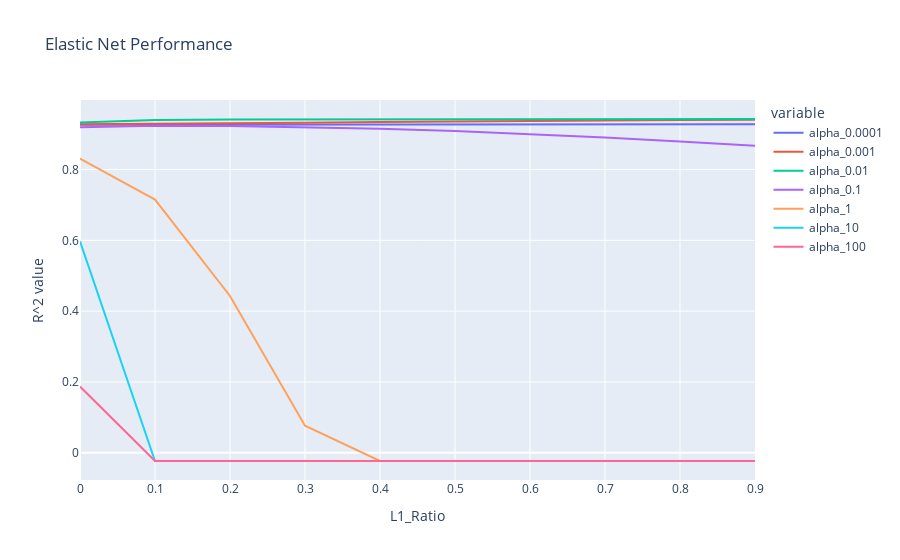

Here is the notebook cell this chart was saved with:
### Code cell
alphas = [0.0001, 0.001, 0.01, 0.1, 1, 10, 100]
l1_ratios = np.arange(0.0, 1.0, 0.1)

eNet = ElasticNet()

with warnings.catch_warnings():
    warnings.simplefilter("ignore")
    grid = GridSearchCV(eNet, {"alpha": alphas,
                               "l1_ratio": l1_ratios},
                        scoring='r2', cv=10)
    grid.fit(trainX, trainY)
    
# predY = grid.predict(testX)


scores_mean = grid.cv_results_['mean_test_score'].reshape(len(alphas),
                                                          len(l1_ratios))


elastic_net_performance = pd.DataFrame({
    "L1_Ratio" : l1_ratios
})

for idx, val in enumerate(alphas):
    alpha_str = "alpha_" + str(val)
    elastic_net_performance[alpha_str] = scores_mean[idx,:]
    
fig = px.line(elastic_net_performance, x="L1_Ratio",
                  y=[col for col in elastic_net_performance.columns if 'alpha' in col],
                 title="Elastic Net Performance").update_layout(
    yaxis_title="R^2 value"
)
fig.show()

### Figure 1 — Plotly figure (JSON) as saved in the notebook; plotly's stock layout.template omitted (floating-point values rounded to 4 significant figures)
{"data": [{"hovertemplate": "variable=alpha_0.0001<br>L1_Ratio=%{x}<br>value=%{y}<extra></extra>", "legendgroup": "alpha_0.0001", "line": {"color": "#636efa", "dash": "solid"}, "marker": {"symbol": "circle"}, "mode": "lines", "name": "alpha_0.0001", "orientation": "v", "showlegend": true, "type": "scatter", "x": [0, 0.1, 0.2, 0.3, 0.4, 0.5, 0.6, 0.7, 0.8, 0.9], "xaxis": "x", "y": [0.9268, 0.9269, 0.9271, 0.9272, 0.9274, 0.9275, 0.9276, 0.9278, 0.9279, 0.928], "yaxis": "y"}, {"hovertemplate": "variable=alpha_0.001<br>L1_Ratio=%{x}<br>value=%{y}<extra></extra>", "legendgroup": "alpha_0.001", "line": {"color": "#EF553B", "dash": "solid"}, "marker": {"symbol": "circle"}, "mode": "lines", "name": "alpha_0.001", "orientation": "v", "showlegend": true, "type": "scatter", "x": [0, 0.1, 0.2, 0.3, 0.4, 0.5, 0.6, 0.7, 0.8, 0.9], "xaxis": "x", "y": [0.928, 0.9291, 0.9306, 0.9324, 0.9343, 0.936, 0.9374, 0.9386, 0.9397, 0.9403], "yaxis": "y"}, {"hovertemplate": "variable=alpha_0.01<br>L1_Ratio=%{x}<br>value=%{y}<extra></extra>", "legendgroup": "alpha_0.01", "line": {"color": "#00cc96", "dash": "solid"}, "marker": {"symbol": "circle"}, "mode": "lines", "name": "alpha_0.01", "orientation": "v", "showlegend": true, "type": "scatter", "x": [0, 0.1, 0.2, 0.3, 0.4, 0.5, 0.6, 0.7, 0.8, 0.9], "xaxis": "x", "y": [0.9328, 0.9397, 0.9415, 0.9418, 0.9419, 0.9421, 0.9423, 0.9425, 0.9427, 0.9428], "yaxis": "y"}, {"hovertemplate": "variable=alpha_0.1<br>L1_Ratio=%{x}<br>value=%{y}<extra></extra>", "legendgroup": "alpha_0.1", "line": {"color": "#ab63fa", "dash": "solid"}, "marker": {"symbol": "circle"}, "mode": "lines", "name": "alpha_0.1", "orientation": "v", "showlegend": true, "type": "scatter", "x": [0, 0.1, 0.2, 0.3, 0.4, 0.5, 0.6, 0.7, 0.8, 0.9], "xaxis": "x", "y": [0.9192, 0.9238, 0.9227, 0.9197, 0.9151, 0.909, 0.9006, 0.8906, 0.8792, 0.8675], "yaxis": "y"}, {"hovertemplate": "variable=alpha_1<br>L1_Ratio=%{x}<br>value=%{y}<extra></extra>", "legendgroup": "alpha_1", "line": {"color": "#FFA15A", "dash": "solid"}, "marker": {"symbol": "circle"}, "mode": "lines", "name": "alpha_1", "orientation": "v", "showlegend": true, "type": "scatter", "x": [0, 0.1, 0.2, 0.3, 0.4, 0.5, 0.6, 0.7, 0.8, 0.9], "xaxis": "x", "y": [0.8308, 0.7153, 0.4428, 0.0767, -0.02312, -0.02312, -0.02312, -0.02312, -0.02312, -0.02312], "yaxis": "y"}, {"hovertemplate": "variable=alpha_10<br>L1_Ratio=%{x}<br>value=%{y}<extra></extra>", "legendgroup": "alpha_10", "line": {"color": "#19d3f3", "dash": "solid"}, "marker": {"symbol": "circle"}, "mode": "lines", "name": "alpha_10", "orientation": "v", "showlegend": true, "type": "scatter", "x": [0, 0.1, 0.2, 0.3, 0.4, 0.5, 0.6, 0.7, 0.8, 0.9], "xaxis": "x", "y": [0.5971, -0.02312, -0.02312, -0.02312, -0.02312, -0.02312, -0.02312, -0.02312, -0.02312, -0.02312], "yaxis": "y"}, {"hovertemplate": "variable=alpha_100<br>L1_Ratio=%{x}<br>value=%{y}<extra></extra>", "legendgroup": "alpha_100", "line": {"color": "#FF6692", "dash": "solid"}, "marker": {"symbol": "circle"}, "mode": "lines", "name": "alpha_100", "orientation": "v", "showlegend": true, "type": "scatter", "x": [0, 0.1, 0.2, 0.3, 0.4, 0.5, 0.6, 0.7, 0.8, 0.9], "xaxis": "x", "y": [0.1871, -0.02312, -0.02312, -0.02312, -0.02312, -0.02312, -0.02312, -0.02312, -0.02312, -0.02312], "yaxis": "y"}], "layout": {"legend": {"title": {"text": "variable"}, "tracegroupgap": 0}, "title": {"text": "Elastic Net Performance"}, "xaxis": {"anchor": "y", "domain": [0, 1], "title": {"text": "L1_Ratio"}}, "yaxis": {"anchor": "x", "domain": [0, 1], "title": {"text": "R^2 value"}}}}
